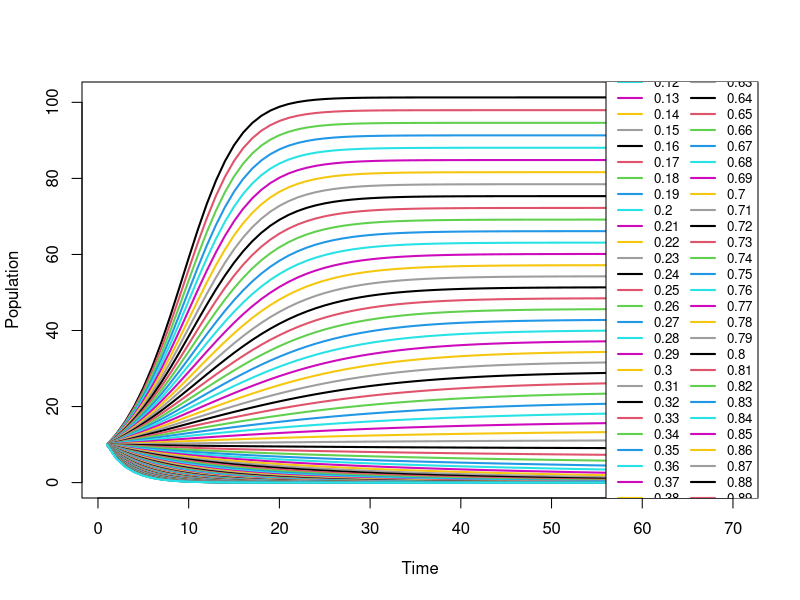
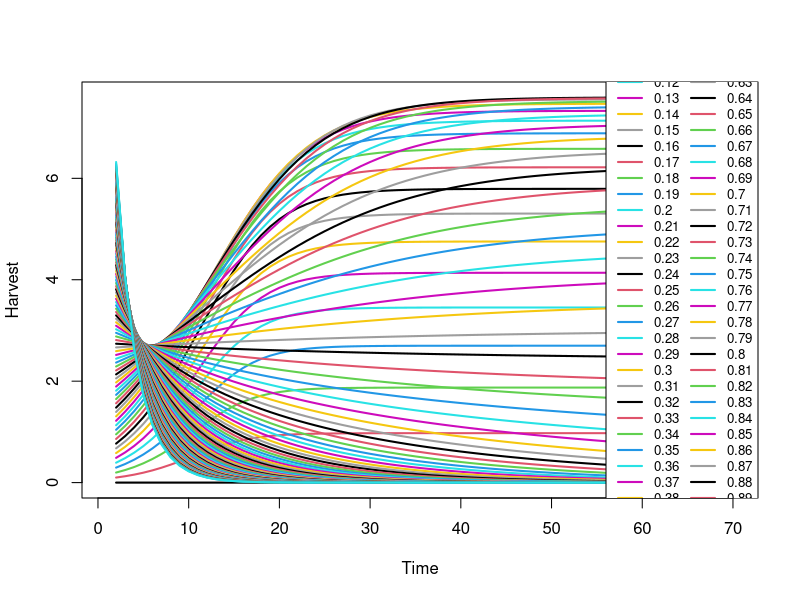
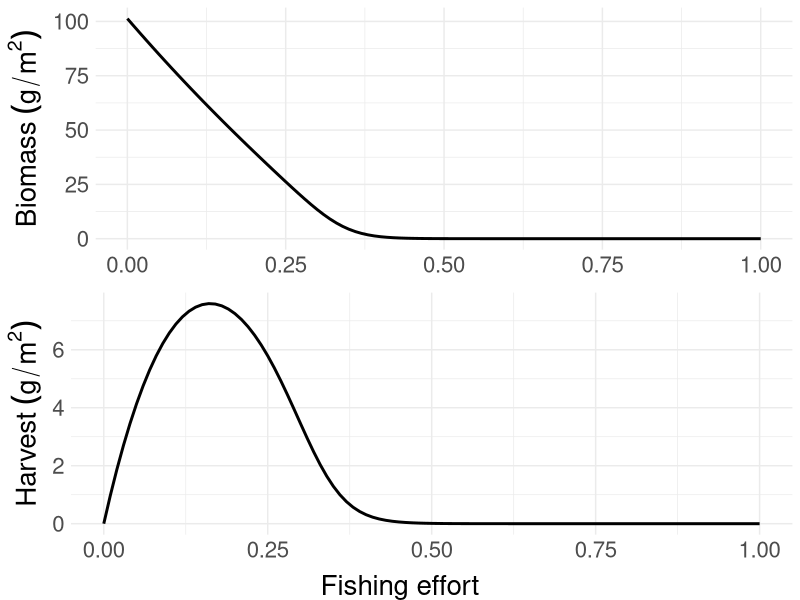

Write the R code that produced these figures, in order.
##MSY calculations

library(tidyverse)
library(ggpubr)

projections <- read.csv("anomaly_df.csv")
SST_dev <- projections[['anomaly']]

patch_area <- c(1)
number_patches <- length(patch_area)
timesteps <- 70 #length(SST_dev)
r <- 0.3
K <- 101.3
catchability <- 1

population <- array(NA, dim = c(timesteps, number_patches))
harvest <- array(NA, dim = c(timesteps, number_patches))

patch_area_sequences <- seq(1, 1, by = 1)
fishing_effort_sequences <- seq(0, 1, by = 0.01)

parameter_grid <- expand.grid(patch_area = patch_area_sequences,
                              fishing_effort = fishing_effort_sequences)

############################### BASELINE MODEL ###############################
# Saving outputs
outcome_population <- matrix(0, ncol = timesteps, nrow = nrow(parameter_grid))
outcome_harvest <- matrix(0, ncol = timesteps, nrow = nrow(parameter_grid))
outcome_population_end <- matrix(0, ncol = 1, nrow = nrow(parameter_grid))
outcome_harvest_end <- matrix(0, ncol = 1, nrow = nrow(parameter_grid))



for (iter in 1:nrow(parameter_grid)) {
  population[1] <- c(10)  # Initialize population for each iteration
  
  for (t in 2:timesteps) {
    harvest[t] <- population[t-1] * (1 - exp(-parameter_grid[['fishing_effort']][[iter]] * catchability))
    population[t] <- population[t-1] + r * population[t-1] * (1 - population[t-1] / K) - harvest[t]
  }
  
  #save the whole trajectory
  outcome_population[iter, ] <- population
  outcome_harvest[iter, ] <- harvest
  
  #save the mean of the last 20 years
  outcome_population_end[iter] <- mean(population[(t-19):t])
  outcome_harvest_end[iter] <- mean(harvest[(t-19):t])
}

##TRAJECTORY PLOTS
# Transpose outcome_population for correct plotting
outcome_population <- t(outcome_population)
outcome_harvest <- t(outcome_harvest)

# Plotting with modified line characteristics and legend position
matplot(outcome_population, type = "l", col = 1:nrow(parameter_grid), lty = 1, lwd = 2, xlab = "Time", ylab = "Population")
legend("right", legend = parameter_grid$fishing_effort, col = 1:nrow(parameter_grid), lty = rep(1, nrow(parameter_grid)), ncol=2, lwd = 2, cex = 0.8)


matplot(outcome_harvest, type = "l", col = 1:nrow(parameter_grid), lty = 1, lwd = 2, xlab = "Time", ylab = "Harvest")
legend("right", legend = parameter_grid$fishing_effort, col = 1:nrow(parameter_grid), lty = rep(1, nrow(parameter_grid)), ncol=2, lwd = 2, cex = 0.8)


##PLOTTING EQUILIBRIUM VALUES VS FISHING EFFORT
outcome <- cbind(parameter_grid, outcome_population_end, outcome_harvest_end)

p1<-ggplot(outcome, aes(x=fishing_effort, y=outcome_population_end)) +
  geom_line(lwd=1) +
  labs(x="Fishing effort", y = bquote("Biomass"~(g/m^2))) +
  theme_minimal() +
  theme(text = element_text(size=20),
        legend.position = "bottom")


p2<-ggplot(outcome, aes(x=fishing_effort, y=outcome_harvest_end)) +
  geom_line(lwd=1) +
  labs(x="Fishing effort", y = bquote("Harvest"~(g/m^2))) +
  theme_minimal() +
  theme(text = element_text(size=20),
        legend.position = "bottom")  



figure<-ggarrange(p1+rremove("xlab"), p2+rremove("xlab"),
                  nrow=2, ncol=1, common.legend = TRUE, legend = "top")

annotate_figure(figure, bottom = text_grob("Fishing effort",
                                           size = 20))

#calculate max harvest for optimal nonspatial mgt scenario
# Step 1: Identify the maximum value of outcome$outcome_harvest_end
max_harvest <- max(outcome$outcome_harvest_end)
max_harvest

# Step 2: Find the index (or indices) of the maximum value
max_harvest_index <- which(outcome$outcome_harvest_end == max_harvest)

# Step 3: Extract the corresponding fishing effort value(s)
fishing_effort_at_max_harvest <- outcome$fishing_effort[max_harvest_index]
fishing_effort_at_max_harvest

# Step 4: Find the corresponding population (outcome_population_end) at these fishing effort value(s)
population_at_max_harvest <- outcome$outcome_population_end[max_harvest_index]

# Display the result
population_at_max_harvest
